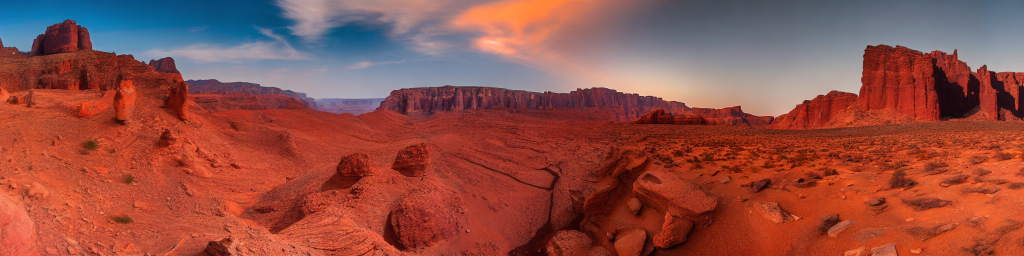
#> input picture martian_panorama.png, 2048 x 512 px, found by its file name (shown at 1/2 size)
$ python panorama_world.py
#> lines starting #> are read from the running program, lines starting #| are printed output that depends on the picture
# src/world/panorama_world.py
"""Panoramic world: slice one cohesive image into non-overlapping chunks, pan left/right seamlessly.

Since all chunks come from the SAME panoramic image, placing them side by side
with NO blending produces perfectly seamless transitions — no seams, no black borders.
"""

from __future__ import annotations

from pathlib import Path

from PIL import Image


class PanoramaWorld:
    """Loads one panoramic image and provides non-overlapping chunks for left/right panning."""

    def __init__(
        self,
        image_path: str | Path,
        chunk_width: int = 512,
    ) -> None:
#> called with image_path = 'martian_panorama.png', chunk_width = 512
        self.image_path = Path(image_path)
        self.image = Image.open(self.image_path).convert("RGB")
#> self.image is the input picture: PIL image 2048x512 RGB; mean R, G, B 147.2, 78.8, 70.3
        self.width, self.height = self.image.size
#> self.width = 2048; self.height = 512
        self.chunk_width = chunk_width

        # Calculate how many non-overlapping chunks fit across the panorama
        self.num_chunks = max(1, self.width // self.chunk_width)
#> self.num_chunks = 4
        self._chunk_cache: dict[int, Image.Image] = {}

        print(f"Loaded panorama: {self.width}x{self.height}")
#| Loaded panorama: 2048x512
        print(f"Chunk width: {chunk_width}")
        print(f"Total chunks across: {self.num_chunks} (perfectly seamless)")
#| Total chunks across: 4 (perfectly seamless)

    def get_chunk(self, cx: int) -> Image.Image:
        """Get a chunk at horizontal index cx. Wraps around for infinite scrolling."""
        if cx in self._chunk_cache:
            return self._chunk_cache[cx]

        # Wrap around for infinite scrolling
        wrapped_cx = cx % self.num_chunks

        # Calculate x position — non-overlapping, adjacent chunks
        x = wrapped_cx * self.chunk_width
        chunk = self.image.crop((x, 0, x + self.chunk_width, self.height))
        self._chunk_cache[wrapped_cx] = chunk
        return chunk

    def pan_left(self, current_cx: int) -> int:
        """Move camera left by one chunk. Returns new chunk index."""
        return current_cx - 1

    def pan_right(self, current_cx: int) -> int:
        """Move camera right by one chunk. Returns new chunk index."""
        return current_cx + 1

    def render_viewport(
        self,
        center_cx: int,
        num_chunks: int = 3,
        output_path: str = "viewport.png",
    ) -> Image.Image:
        """Render a viewport centered on chunk center_cx, showing num_chunks across.

        Chunks are placed side by side with NO blending — perfectly seamless
        because they're adjacent pixels from the same panoramic image.
        """
#> called with center_cx = 0, num_chunks = 3, output_path = 'viewport_center.png'
        half = num_chunks // 2
        canvas_w = num_chunks * self.chunk_width
        canvas = Image.new("RGB", (canvas_w, self.height))
#> canvas: PIL image 1536x512 RGB; every value is 0

        for i in range(-half, half + 1):
            cx = center_cx + i
            chunk = self.get_chunk(cx)
            x0 = (i + half) * self.chunk_width
            canvas.paste(chunk, (x0, 0))
#> this loop made 3 passes
#> pass 1, in get_chunk, `chunk = self.image.crop((x, 0, x + self.chunk_width, self.height))`:
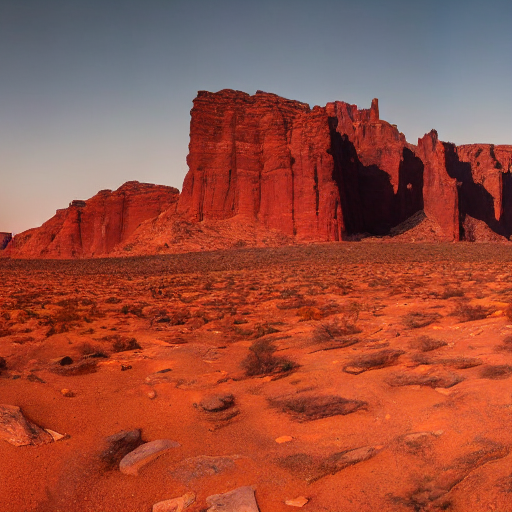
#> chunk: PIL image 512x512 RGB; mean R, G, B 154.7, 79.3, 63.6
#> pass 2, in get_chunk (call 2), `chunk = self.image.crop((x, 0, x + self.chunk_width, self.height))`:
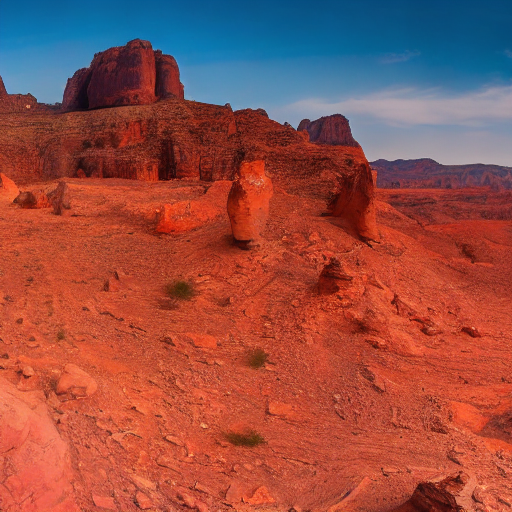
#> chunk: PIL image 512x512 RGB; mean R, G, B 149.5, 79.3, 71.5
#> pass 3, in get_chunk (call 3), `chunk = self.image.crop((x, 0, x + self.chunk_width, self.height))`:
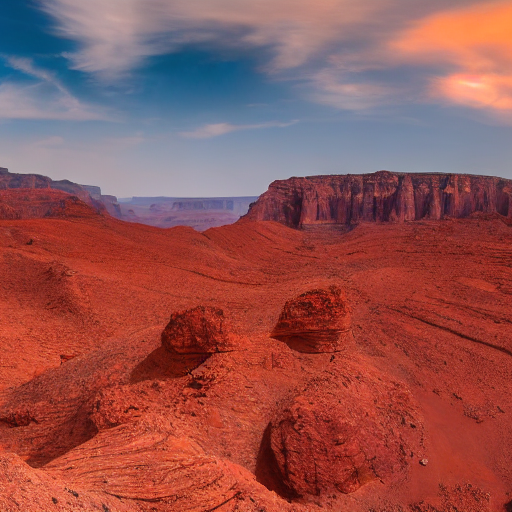
#> chunk: PIL image 512x512 RGB; mean R, G, B 147.9, 83.5, 81.9
#> after the loop:
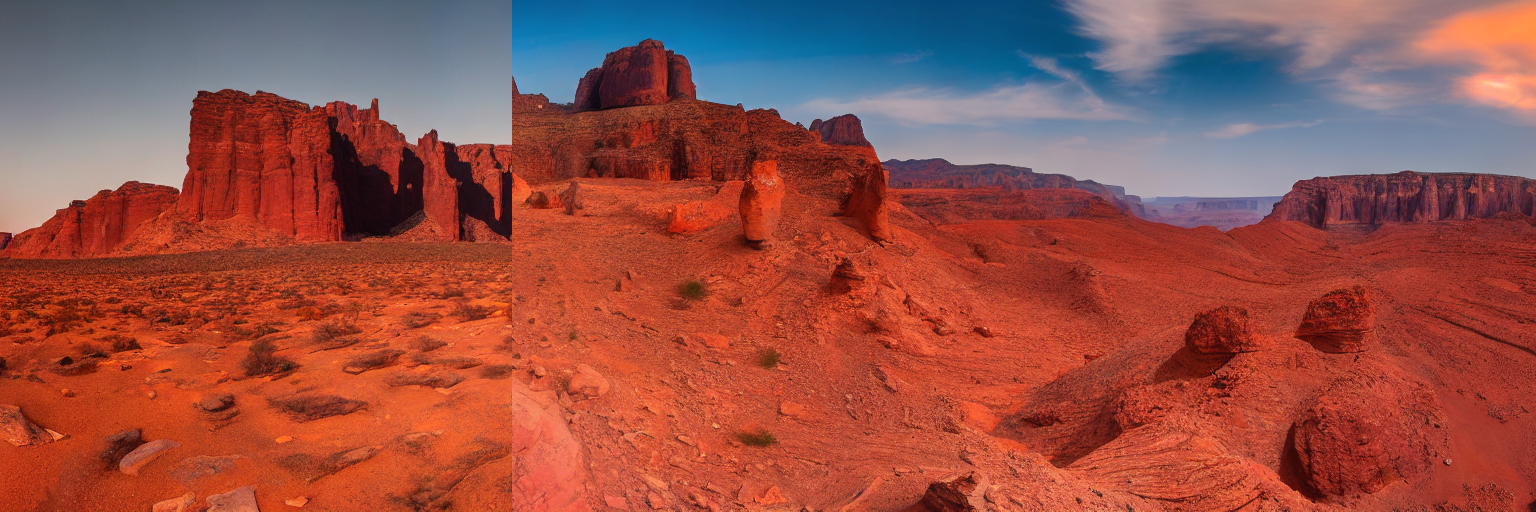
#> canvas: PIL image 1536x512 RGB; mean R, G, B 150.7, 80.7, 72.4

        canvas.save(output_path)
        print(f"Saved viewport centered at chunk {center_cx}: {output_path}")
        return canvas


if __name__ == "__main__":
    # Example usage
    world = PanoramaWorld("martian_panorama.png", chunk_width=512)

    # Start at center chunk 0
    world.render_viewport(0, num_chunks=3, output_path="viewport_center.png")

    # User moves right
    cx = world.pan_right(0)
    world.render_viewport(cx, num_chunks=3, output_path="viewport_right.png")
#> call 2 of render_viewport, with center_cx = 1, num_chunks = 3, output_path = 'viewport_right.png'
#> the loop in render_viewport (call 2), `for i in range(-half, half + 1):` made 3 passes
#> pass 3, in get_chunk (call 6), `chunk = self.image.crop((x, 0, x + self.chunk_width, self.height))`:
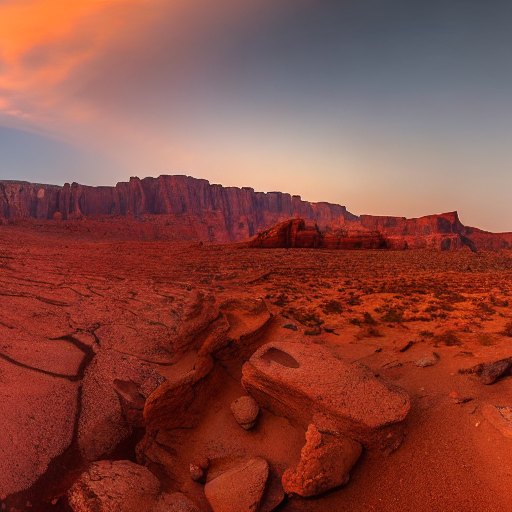
#> chunk: PIL image 512x512 RGB; mean R, G, B 136.6, 73.2, 64
#> after the loop in render_viewport (call 2), `for i in range(-half, half + 1):`:
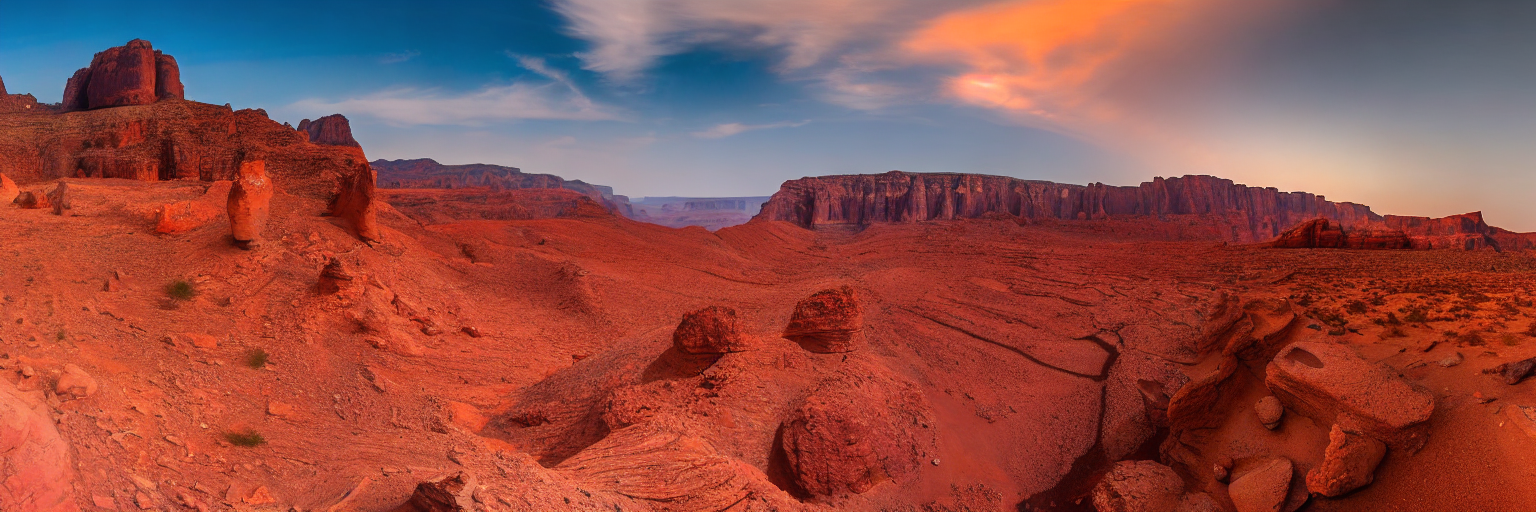
#> canvas: PIL image 1536x512 RGB; mean R, G, B 144.7, 78.7, 72.5

    # User moves right again
    cx = world.pan_right(cx)
    world.render_viewport(cx, num_chunks=3, output_path="viewport_right2.png")
#> call 3 of render_viewport, with center_cx = 2, num_chunks = 3, output_path = 'viewport_right2.png'
#> after the loop in render_viewport (call 3), `for i in range(-half, half + 1):`:
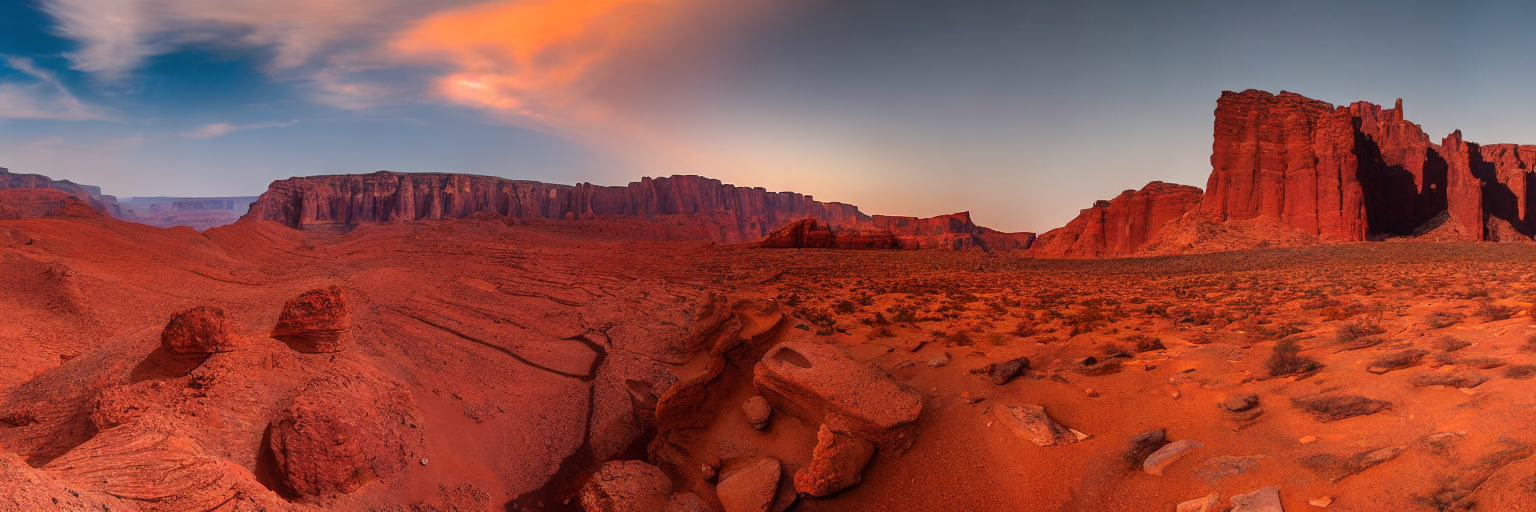
#> canvas: PIL image 1536x512 RGB; mean R, G, B 146.4, 78.7, 69.9

    # User moves left back
    cx = world.pan_left(cx)
    world.render_viewport(cx, num_chunks=3, output_path="viewport_back_center.png")

    print("Done. Viewports: viewport_center.png, viewport_right.png, viewport_right2.png, viewport_back_center.png")

$ run again, with martian_landscape_1024.png copied over martian_panorama.png
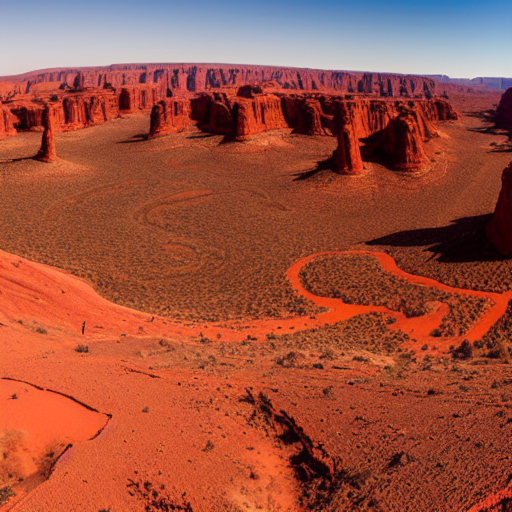
#> input picture martian_landscape_1024.png, 1024 x 1024 px, found by its file name (shown at 1/2 size)
#> in __init__, self.image is the input picture: PIL image 1024x1024 RGB; mean R, G, B 158.2, 80.6, 62.1
#| Loaded panorama: 1024x1024
#| Total chunks across: 2 (perfectly seamless)
#> after the loop in render_viewport, `for i in range(-half, half + 1):`:
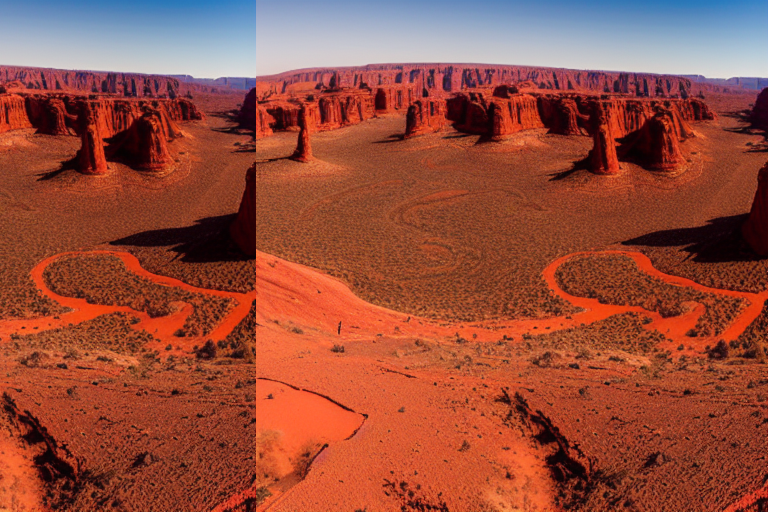
#> canvas: PIL image 1536x1024 RGB (shown at 1/2 size); mean R, G, B 150.9, 77, 60.4
#> after the loop in render_viewport (call 2), `for i in range(-half, half + 1):`:
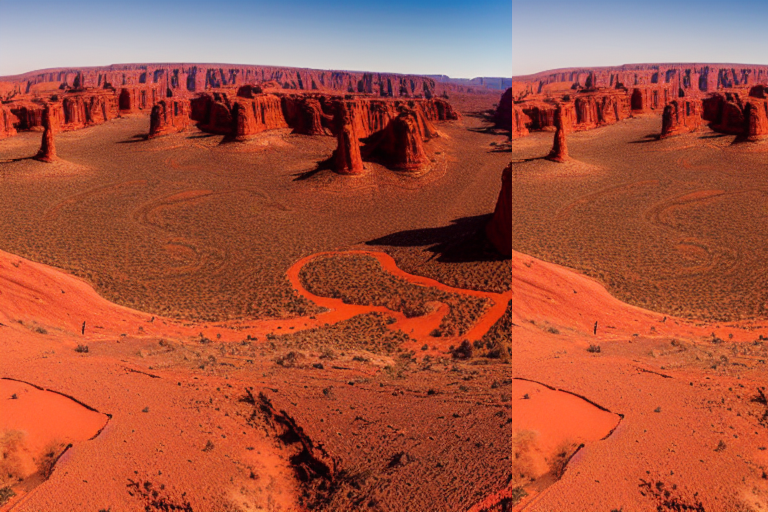
#> canvas: PIL image 1536x1024 RGB (shown at 1/2 size); mean R, G, B 165.5, 84.2, 63.8

$ run again, with pan_back_center.png copied over martian_panorama.png
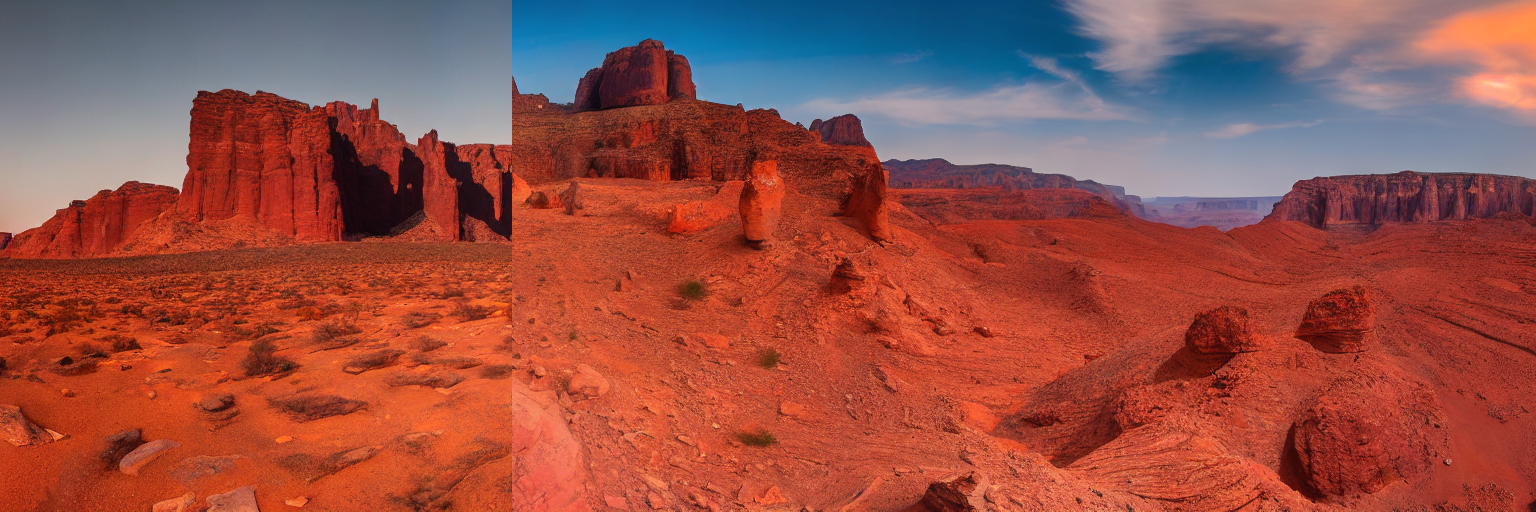
#> input picture pan_back_center.png, 1536 x 512 px, found by its file name
#> in __init__, self.image is the input picture: PIL image 1536x512 RGB; mean R, G, B 150.7, 80.7, 72.4
#| Loaded panorama: 1536x512
#| Total chunks across: 3 (perfectly seamless)
#> after the loop in render_viewport, `for i in range(-half, half + 1):`:
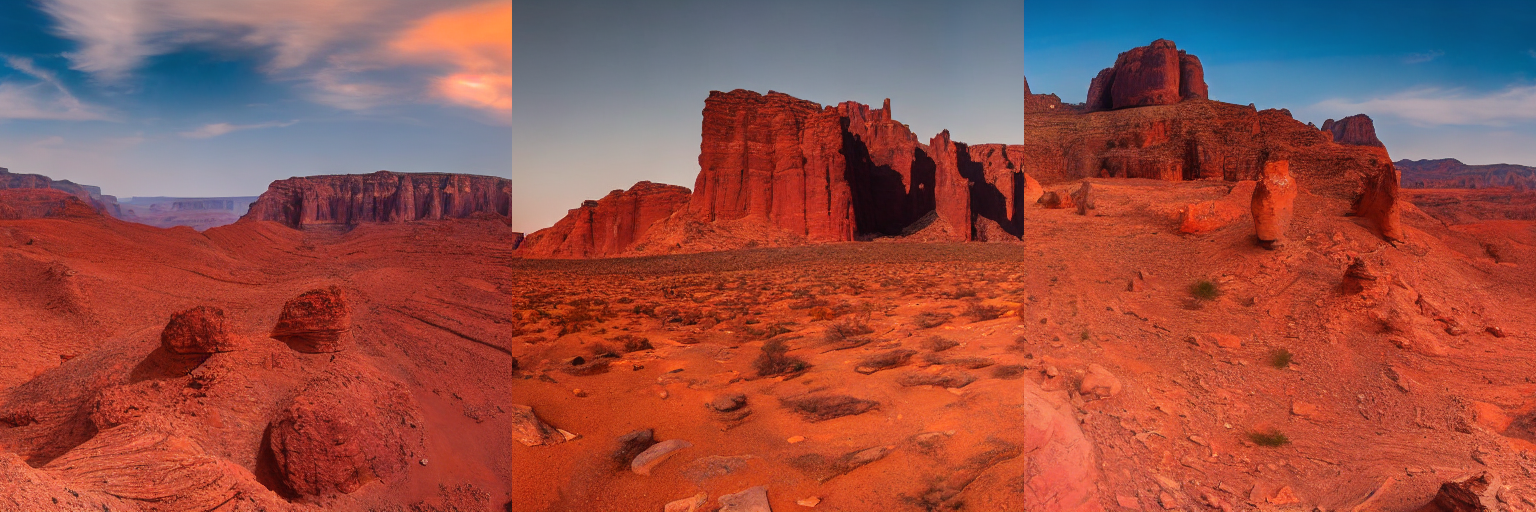
#> canvas: PIL image 1536x512 RGB; mean R, G, B 150.7, 80.7, 72.4
#> after the loop in render_viewport (call 3), `for i in range(-half, half + 1):`:
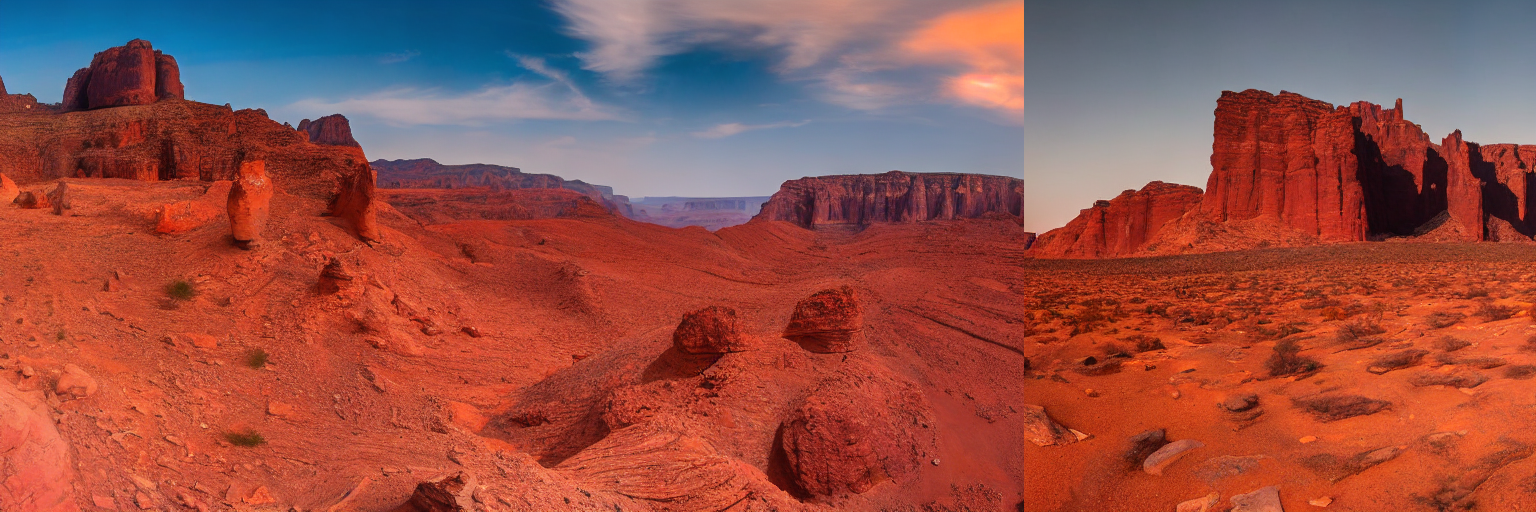
#> canvas: PIL image 1536x512 RGB; mean R, G, B 150.7, 80.7, 72.4
